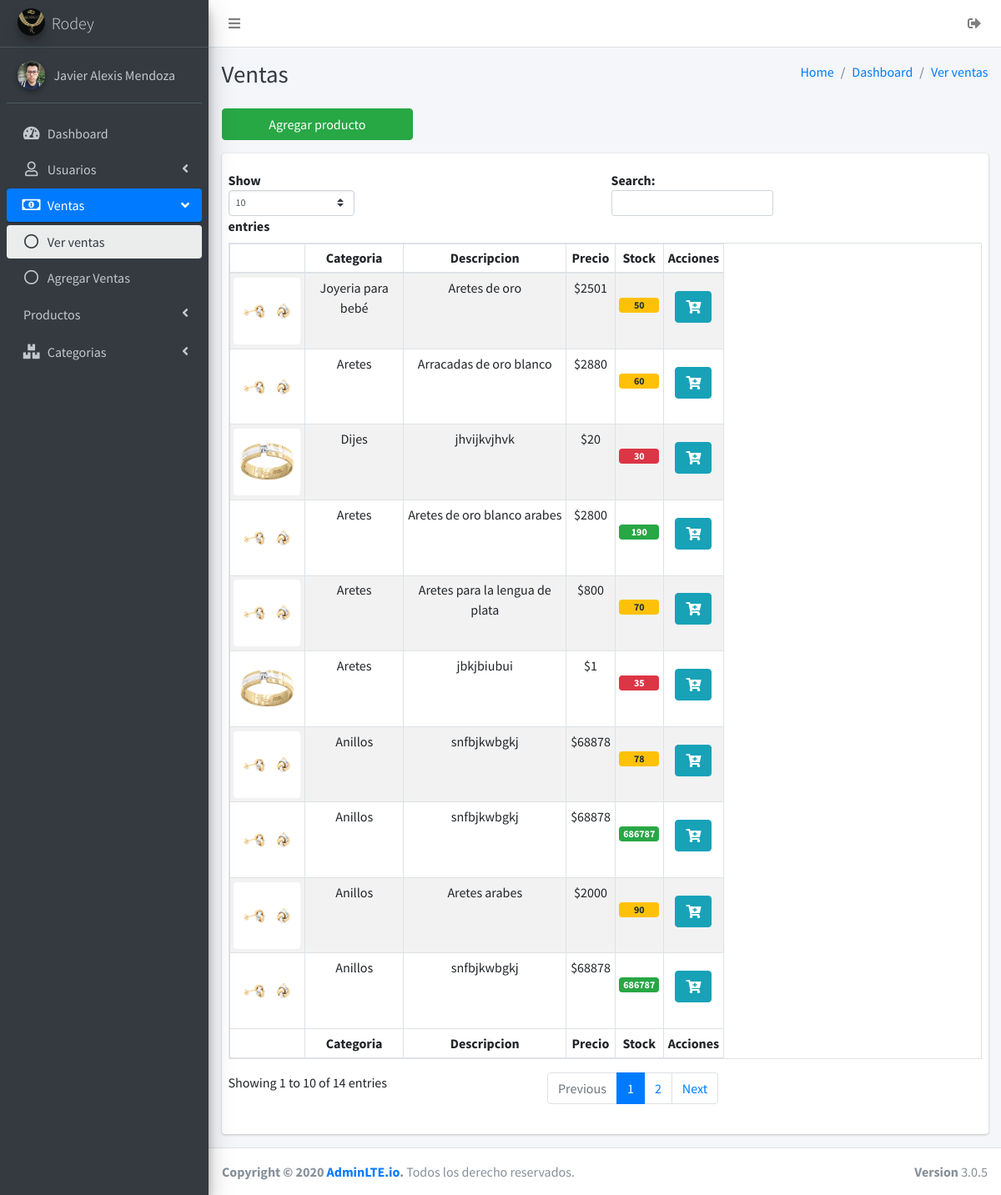
The app's page /ventas/ventas.php (signed in), older data.
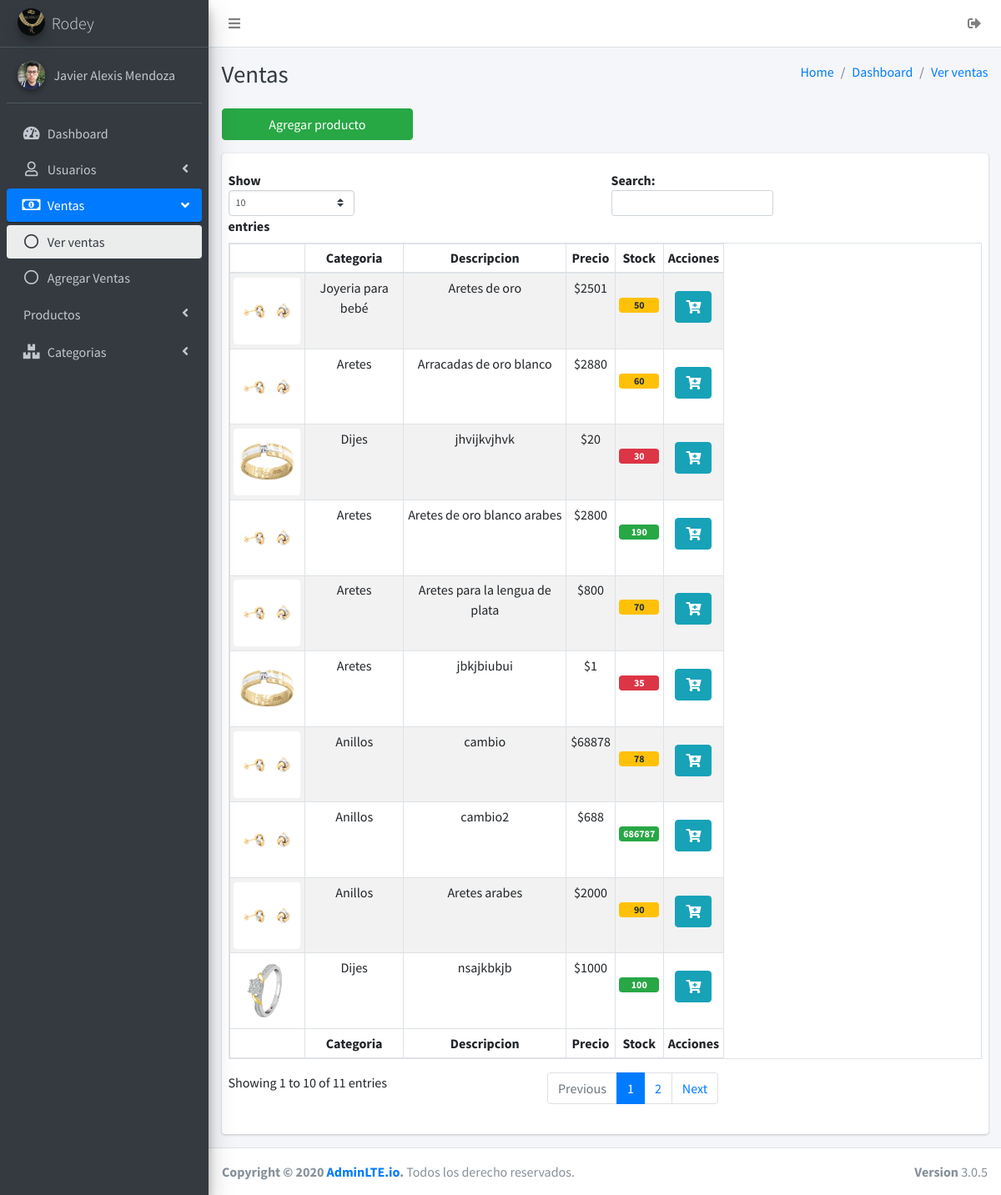
The same page, newer data.
### tables this page shows
CREATE TABLE `producto` (
  `idProducto` int NOT NULL AUTO_INCREMENT,
  `categoria_kf` int NOT NULL,
  `descripcion` varchar(150) NOT NULL,
  `costo_compra` float NOT NULL,
  `costo_venta` float NOT NULL,
  `cantidad_stock` int NOT NULL,
  `img_producto` varchar(200) DEFAULT NULL,
  PRIMARY KEY (`idProducto`),
  KEY `fk_producto_categoria_idx` (`categoria_kf`),
  CONSTRAINT `fk_producto_categoria` FOREIGN KEY (`categoria_kf`) REFERENCES `categoria_producto` (`idcategoria_producto`)
);

CREATE TABLE `categoria_producto` (
  `idcategoria_producto` int NOT NULL AUTO_INCREMENT,
  `categoria` varchar(45) NOT NULL,
  PRIMARY KEY (`idcategoria_producto`)
);

### ventas/ventas.php (the view, shortened to what the changed rows need)
<!DOCTYPE html>
<html>
<head>
    <link rel="stylesheet" href="../plugins/fontawesome-free/css/all.min.css">
    <link rel="stylesheet" href="https://code.ionicframework.com/ionicons/2.0.1/css/ionicons.min.css">
    <link rel="stylesheet" href="../plugins/tempusdominus-bootstrap-4/css/tempusdominus-bootstrap-4.min.css">
    <link rel="stylesheet" href="../plugins/icheck-bootstrap/icheck-bootstrap.min.css">
    <link rel="stylesheet" href="../plugins/jqvmap/jqvmap.min.css">
    <link rel="stylesheet" href="../dist/css/adminlte.min.css">
    <link rel="stylesheet" href="../plugins/overlayScrollbars/css/OverlayScrollbars.min.css">
    <link rel="stylesheet" href="../plugins/daterangepicker/daterangepicker.css">
    <link rel="stylesheet" href="../plugins/summernote/summernote-bs4.css">
</head>
<body class="hold-transition sidebar-mini layout-fixed">
    <div class="wrapper">
        <div class="content-wrapper">
            <div class="content-header">
                <div class="container-fluid">
                    <div class="row mb-2">
                        <div class="col-sm-6">
                            <h1 class="m-0 text-dark">Ventas</h1>
                        </div>
                    </div>
                </div>
            </div>
            <section class="content">
                <div class="container-fluid">
                    <?php
                    include '../conexiones/conexion.php';
                    $sql = "CALL select_tabla_productos()";
                    $resultado = $conexion->query($sql);
                    ?>
                    <div class="row">
                        <div class="col-12">
                            <div class="card">
                                <div class="card-body w-100 px-2                                                                                                                                                                                                              ">
                                    <table id="example2" class="table-sm table-hover table-responsive table table-striped table-bordered text-center">
                                        <thead>
                                            <tr>
                                                <th></th>
                                                <th>Categoria</th>
                                                <th>Descripcion</th>
                                                <th>Precio</th>
                                                <th>Stock</th>
                                                <th>Acciones</th>
                                            </tr>
                                        </thead>
                                        <tbody>
                                            <?php
                                            while ($mostrar = mysqli_fetch_array($resultado)) {
                                                $img = $mostrar['img'];
                                            ?>
                                                <tr>
                                                    <td><img src="../img_productos/<?= $img ?>" class="img-rounded" alt="" width="80"></td>
                                                    <td><?php echo $mostrar['categoria'] ?></td>
                                                    <td><?php echo $mostrar['descripcion'] ?></td>
                                                    <td><?php echo '$' . $mostrar['costo'] ?></td>
                                                    <td><span class="badge mt-4 <?= ($mostrar['stock'] < 50) ? "badge-danger" : (($mostrar['stock'] < 100) ? "badge-warning" : "badge-success") ?> d-block"><?php echo $mostrar['stock'] ?></span></td>
                                                    <td>
                                                        <div class="btn-group btn-group mt-3">
                                                            <a class="btn btn-info" href=""><i class="fas fa-cart-plus"></i></a>
                                                        </div>
                                                    </td>
                                                </tr>
                                            <?php } ?>
                                        </tbody>
                                        <tfoot>
                                            <tr>
                                                <th></th>
                                                <th>Categoria</th>
                                                <th>Descripcion</th>
                                                <th>Precio</th>
                                                <th>Stock</th>
                                                <th>Acciones</th>
                                            </tr>
                                        </tfoot>
                                    </table>
                                </div>
                            </div>
                        </div>
                    </div>
                </div>
            </section>
        </div>
    </div>
</body>
</html>

Row changes from the older to the newer data that the page shows:
removed producto: img_producto (picture), categoria_kf.categoria "Anillos", descripcion "snfbjkwbgkj", costo_venta "68878", cantidad_stock "686787"
changed producto: descripcion "snfbjkwbgkj" → "cambio"
changed producto: descripcion "snfbjkwbgkj" → "cambio2"; costo_venta "68878" → "688"
now on this page (row unchanged): producto: img_producto (picture), categoria_kf.categoria "Dijes", descripcion "nsajkbkjb", costo_venta "1000", cantidad_stock "100"
Text that changed along with them:
text written by a page script: "Show entries Search: Showing 1 to 10 of 14 entries Previous 1 2 Next" → "Show entries Search: Showing 1 to 10 of 11 entries Previous 1 2 Next"
